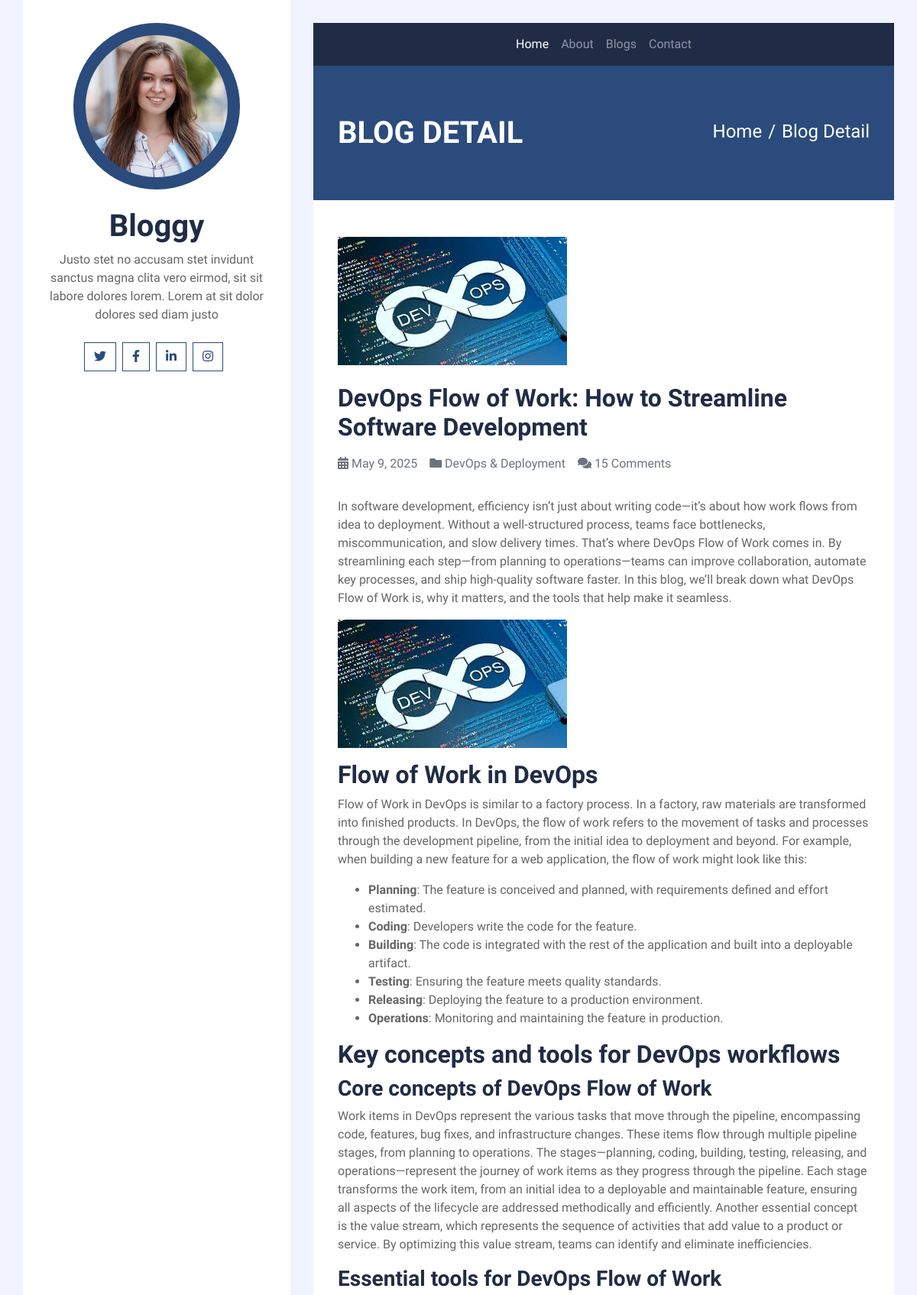
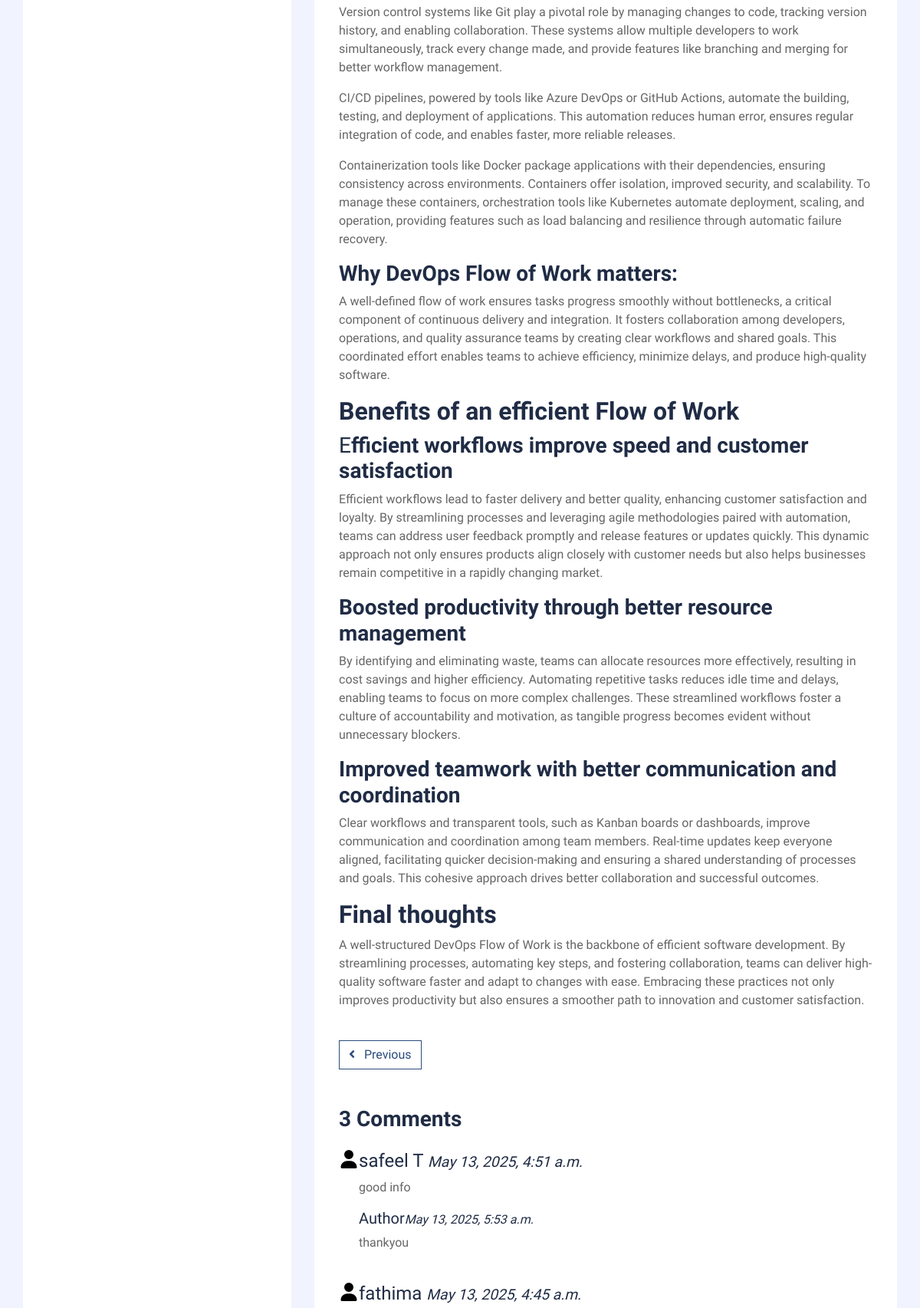
/blogcontent/3 (upper part), run on the app's committed database (2 pictures, top to bottom).
### blog/models.py (models this page shows, shortened)
class Blog(models.Model):
    title = models.CharField(max_length=100)
    date = models.DateField()
    category = models.ForeignKey(Category, on_delete=models.CASCADE)
    short_desc = models.CharField(max_length=200)
    thumbnail = models.ImageField(upload_to='thumbnail')
    content = RichTextUploadingField()

class Category(models.Model):
    name = models.CharField(max_length=100)
    def __str__(self):
        return self.name

class Comments(models.Model):
    name = models.CharField(max_length=100)
    bloparent = models.ForeignKey(Blog, on_delete=models.CASCADE)
    email = models.EmailField()
    message = models.TextField()
    created_at = models.DateTimeField(auto_now=True)

class Reply(models.Model):
    name = models.CharField(default='Author')
    commentParent = models.ForeignKey(Comments, on_delete=models.CASCADE)
    replymsg = models.TextField()
    created_at = models.DateTimeField(auto_now=True)

### blog/views.py (the view)
# urls.py: path('blogcontent/<int:pk>', views.blogcontent, name='blogcontent'),
def blogcontent(request, pk):
    content = Blog.objects.get(pk=pk)
    comments = Comments.objects.filter(bloparent=content.pk).order_by('-created_at')
    replies_dict = {}
    for comment in comments:
        comment.replies = Reply.objects.filter(commentParent=comment).order_by('created_at')
    print(replies_dict)
    current_date = content.date
    next_post = Blog.objects.filter(date__gt=current_date).order_by('date').first()
    previous_post = Blog.objects.filter(date__lt=current_date).order_by('-date').first()
    context ={
        'data': content,
        'next_post': next_post,
        'previous_post': previous_post,
        'comment':comments,
    }
    return render(request, 'blogcontent.html', context)

### templates/blogcontent.html (shortened to what this page needs)
{% extends "base.html" %}
{% load static %}
{% block content %}
 <div class="container py-5 px-2 bg-primary">
    <div class="row py-5 px-4" style="padding-top: 1rem !important;padding-bottom: 1rem !important;">
        <div class="col-sm-6 text-center text-md-left">
            <h1 class="mb-3 mb-md-0 text-white text-uppercase font-weight-bold">Blog Detail</h1>
        </div>
        <div class="col-sm-6 text-center text-md-right">
            <div class="d-inline-flex pt-2">
                <h4 class="m-0 text-white"><a class="text-white" href="{% url "index" %}">Home</a></h4>
                <h4 class="m-0 text-white px-2">/</h4>
                <h4 class="m-0 text-white">Blog Detail</h4>
            </div>
        </div>
    </div>
</div>
<div class="container py-5 px-2 bg-white">
    <div class="row px-4">
        <div class="col-12">
            <img class="img-fluid mb-4" src="{{data.thumbnail.url}}" alt="Image">
            <h2 class="mb-3 font-weight-bold">{{data.title}}</h2>
            <div class="d-flex">
                <p class="mr-3 text-muted"><i class="fa fa-calendar-alt"></i> {{data.date}}</p>
                <p class="mr-3 text-muted"><i class="fa fa-folder"></i> {{data.category}}</p>
                <p class="mr-3 text-muted"><i class="fa fa-comments"></i> 15 Comments</p>
            </div>
            <p>{{data.content |safe }}</p>
        </div>
        <div class="col-12 py-4">
            <div class="btn-group btn-group-lg w-100">
                {% if previous_post %}
                <a href="{% url 'blogcontent' previous_post.id %}">
                    <button type="button" class="btn btn-outline-primary">
                        <i class="fa fa-angle-left mr-2"></i> Previous</button>
                    </a>
                    {% endif %}
            </div>
        </div>
        <div class="col-12 py-4">
            <h3 class="mb-4 font-weight-bold">3 Comments</h3>
            {% for singlecmnt in comment %}
            <div class="media mb-4">
                <svg xmlns="http://www.w3.org/2000/svg" viewBox="0 0 448 512" style="height: 24px;
    width: 26px;"><path d="M224 256A128 128 0 1 0 224 0a128 128 0 1 0 0 256zm-45.7 48C79.8 304 0 383.8 0 482.3C0 498.7 13.3 512 29.7 512l388.6 0c16.4 0 29.7-13.3 29.7-29.7C448 383.8 368.2 304 269.7 304l-91.4 0z"/></svg>
                <div class="media-body">
                    <h4>{{singlecmnt.name}} <small><i>{{singlecmnt.created_at}}</i></small></h4>
                    <p>{{singlecmnt.message}}</p>
                    {% if singlecmnt.replies %}
                    {% for rep in singlecmnt.replies %}
                        <div class="media-body">
                            <h5>{{ rep.name }}<small><i>{{ rep.created_at }}</i></small></h5>
                            <p>{{ rep.replymsg }} </p>
                        </div>
                    {% endfor %}
                    {% endif %}
                </div>
            </div>
            {% endfor %}
        </div>
    </div>
</div>
{% endblock  %}

### data on the page
Blog: thumbnail (picture), title "DevOps Flow of Work: How to Streamline Software Development", date "May 9, 2025", category "DevOps & Deployment", content "In software development, efficiency isn’t just about writing code—it’s about how work flows from idea to deployment. Without a well-structured process, teams face bottlenecks, miscommunication, and slow delivery times. That’s where DevOps Flow of Work comes in. By streamlining each step—from planning to operations—teams can improve collaboration, automate key processes, and ship high-quality software faster. In this blog, we’ll break down what DevOps Flow of Work is, why it matters, and the tools that help make it seamless. Flow of Work in DevOps Flow of Work in DevOps is similar to a factory process. In a factory, raw materials are transformed into finished products. In DevOps, the flow of…", content (picture)
Comments: name "safeel T", created_at "May 13, 2025, 4:51 a.m.", message "good info"
Reply: name "Author", created_at "May 13, 2025, 5:53 a.m.", replymsg "thankyou"
Comments: name "fathima", created_at "May 13, 2025, 4:45 a.m."
